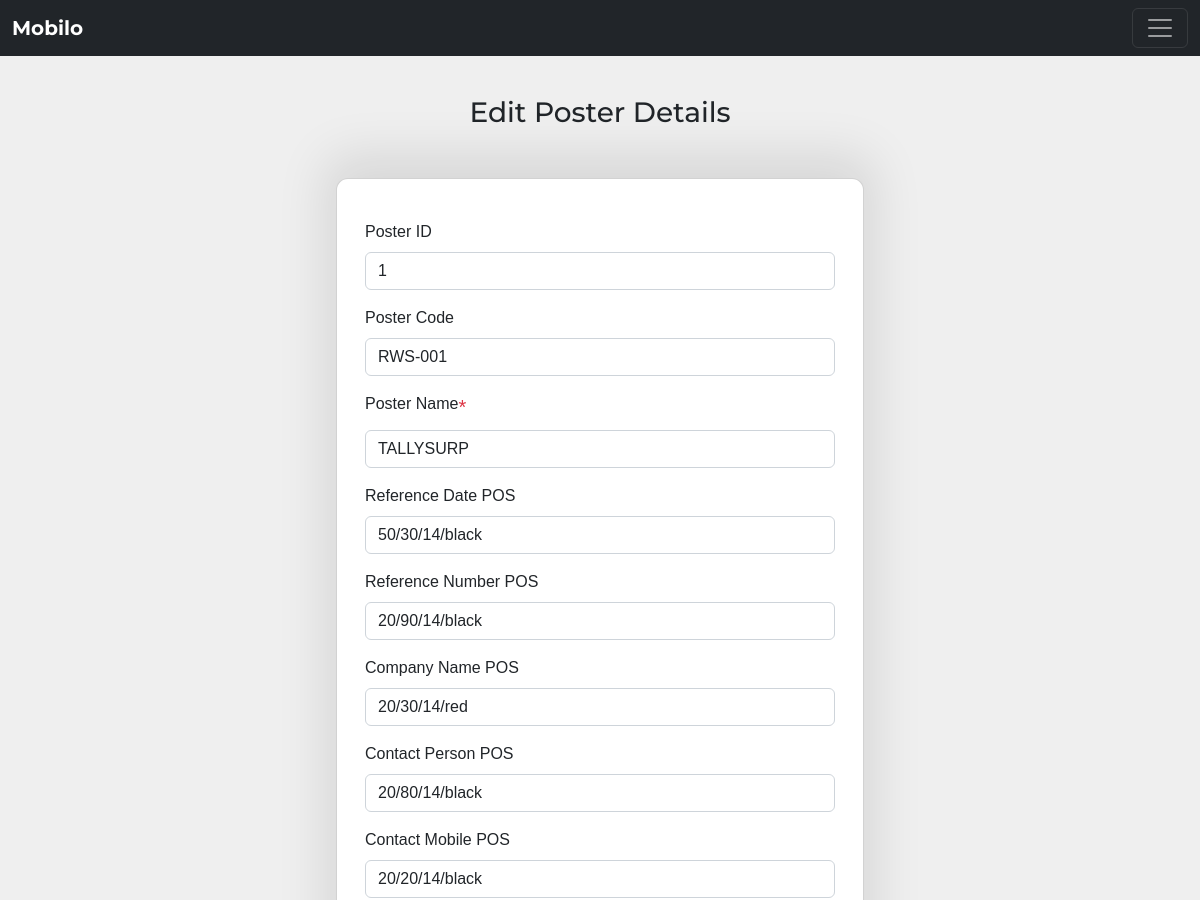
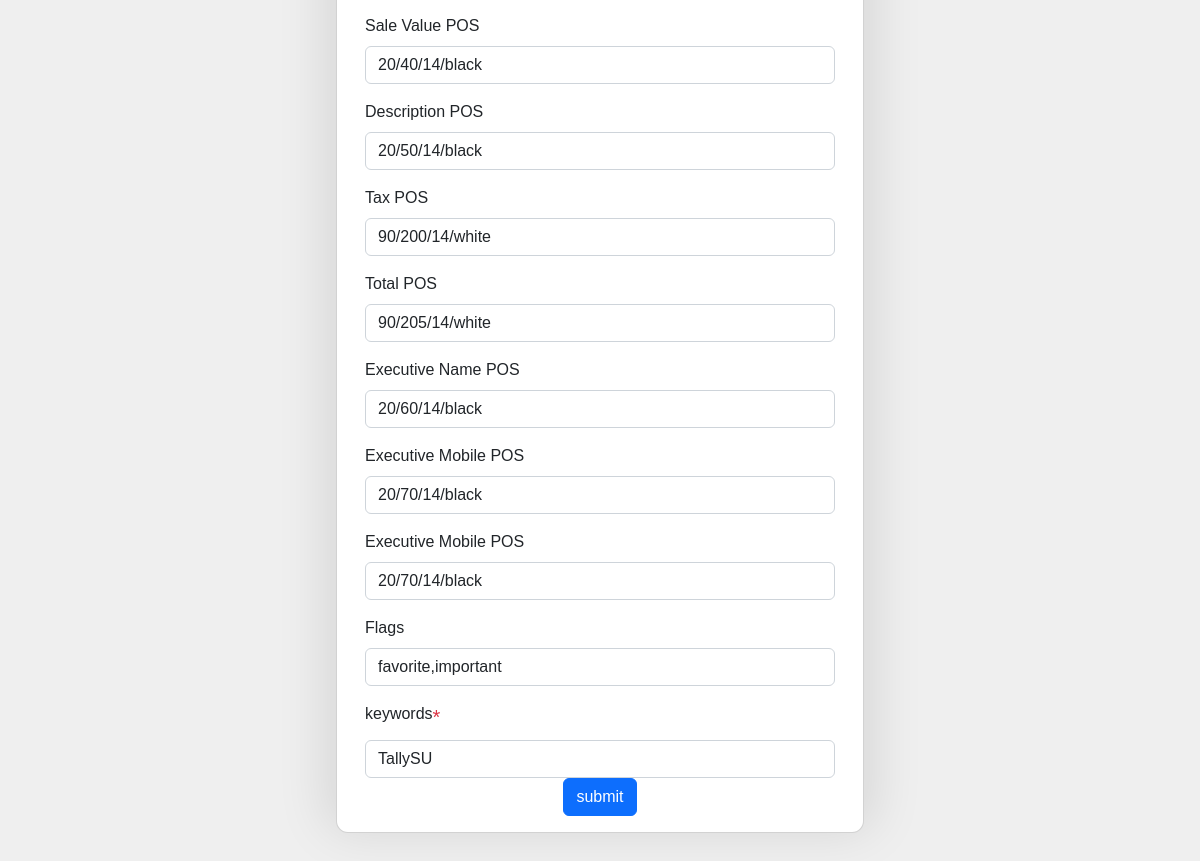
Screenshot of /modify.php?id=1 (signed in) with the database file from the repository (2 pictures, top to bottom).
### tables this page shows
CREATE TABLE `postermaster` (
  `posterID` int(20) DEFAULT NULL,
  `posterCode` varchar(100) DEFAULT NULL,
  `posterName` varchar(100) DEFAULT NULL,
  `RefDatepos` varchar(100) DEFAULT NULL,
  `RefNopos` varchar(100) DEFAULT NULL,
  `CompanyNamepos` varchar(100) DEFAULT NULL,
  `ContactPersonpos` varchar(100) DEFAULT NULL,
  `ContactMobilepos` varchar(100) DEFAULT NULL,
  `SaleValuepos` varchar(100) DEFAULT NULL,
  `Descriptionpos` varchar(100) DEFAULT NULL,
  `TaxPos` varchar(100) DEFAULT NULL,
  `TotalPos` varchar(100) DEFAULT NULL,
  `ExecutiveNamePos` varchar(100) DEFAULT NULL,
  `ExecutiveMobilePos` varchar(100) DEFAULT NULL,
  `Product` varchar(100) DEFAULT NULL,
  `SaleValueDef` varchar(100) DEFAULT NULL,
  `TaxDef` varchar(100) DEFAULT NULL,
  `TotalDef` varchar(100) DEFAULT NULL,
  `DescriptionDef` varchar(200) DEFAULT NULL,
  `OrderSeq` varchar(100) DEFAULT NULL,
  `Flags` varchar(100) DEFAULT NULL,
  `DocType` varchar(100) DEFAULT NULL,
  `keywords` varchar(100) DEFAULT NULL,
  `file_name` varchar(100) DEFAULT NULL,
  `created_at` date NOT NULL DEFAULT current_timestamp(),
  `created_by` varchar(50) DEFAULT NULL
);

### modify.php (the view, shortened to what this page needs)
<!DOCTYPE html>
<html lang="en">
<head>
    <link
  href="https://cdnjs.cloudflare.com/ajax/libs/font-awesome/6.0.0/css/all.min.css"
  rel="stylesheet"
/>
<link rel="stylesheet" href="https://cdn.jsdelivr.net/npm/bootstrap@5.2.3/dist/css/bootstrap.min.css" />
<link rel="stylesheet" href="https://cdn.jsdelivr.net/npm/select2@4.0.13/dist/css/select2.min.css" />
<link rel="stylesheet" href="https://cdn.jsdelivr.net/npm/select2-bootstrap-5-theme@1.3.0/dist/select2-bootstrap-5-theme.min.css" />
<link rel="stylesheet" href="style.css">
</head>
<body>
<nav class="navbar navbar-dark bg-dark fixed-top">
  <div class="container-fluid">
    <a class="navbar-brand" href="#">Mobilo</a>
    <button class="navbar-toggler" type="button" data-bs-toggle="offcanvas" data-bs-target="#offcanvasNavbar" aria-controls="offcanvasNavbar">
      <span class="navbar-toggler-icon"></span>
    </button>
      <?php include "nav.php"; ?>
  </div>
</nav>
<div class="container w-50 text-center my-5 p-5">
    <div class="text-center h3">Edit Poster Details</div>
<div class="row my-5 " >
  <div class="col-md-12 mb-5 card" >
<form class="form container" method="POST" action="<?php echo $_SERVER['PHP_SELF'];?>" enctype="multipart/form-data">
<label class="form-label d-flex flex-start">Poster ID</label>
<?php
$sql="SELECT posterID from postermaster ORDER BY posterID DESC LIMIT 1";
$res=mysqli_query($conn,$sql);
if($res){
    $row=mysqli_fetch_assoc($res);
}
?>
   <?php
if (isset($_GET['id'])) {
    $posterID = mysqli_real_escape_string($conn, $_GET['id']);
    $sql = "SELECT * FROM postermaster WHERE posterID = '$posterID'";
    $result = mysqli_query($conn, $sql);
    if ($result) {
        $row = mysqli_fetch_assoc($result);
    }
}
?>
<input type="text" class="form-control rounded mb-3 disabled" name="posterID" placeholder="Poster ID" id="posterid" value="<?php echo isset($row['posterID']) ? $row['posterID'] : ''; ?>">
<label class="form-label d-flex flex-start">Poster Code</label>
<input type="text" class="form-control rounded mb-3" name="posterCode" placeholder="Poster Code" value="<?php echo isset($row['posterCode']) ? $row['posterCode'] : ''; ?>">
<label class="form-label d-flex flex-start">Poster Name <span class="text-danger text-bold" style="font-size:20px;">&#42;</span></label>
<input type="text" class="form-control rounded mb-3" name="postername" placeholder="Poster Name" required value="<?php echo isset($row['posterName']) ? $row['posterName'] : ''; ?>">
<label class="form-label d-flex flex-start">Reference Date POS</label>
<input type="text" class="form-control rounded mb-3" name="RefDatepos" placeholder="Eg: 20/20/fontsize/color" value="<?php echo isset($row['RefDatepos']) ? $row['RefDatepos'] : ''; ?>">
<label class="form-label d-flex flex-start">Reference Number POS</label>
<input type="text" class="form-control rounded mb-3" name="RefNopos" placeholder="Eg: 20/20/fontsize/color" value="<?php echo isset($row['RefNopos']) ? $row['RefNopos'] : ''; ?>">
<label class="form-label d-flex flex-start">Company Name POS</label>
<input type="text" class="form-control rounded mb-3" name="CompanyNamepos" placeholder="Eg: 20/20/fontsize/color" value="<?php echo isset($row['CompanyNamepos']) ? $row['CompanyNamepos'] : ''; ?>">
<label class="form-label d-flex flex-start">Contact Person POS</label>
<input type="text" class="form-control rounded mb-3" name="ContactPersonpos" placeholder="Eg: 20/20/fontsize/color" value="<?php echo isset($row['ContactPersonpos']) ? $row['ContactPersonpos'] : ''; ?>">
<label class="form-label d-flex flex-start">Contact Mobile POS</label>
<input type="text" class="form-control rounded mb-3" name="ContactMobilepos" placeholder="Eg: 20/20/fontsize/color" value="<?php echo isset($row['ContactMobilepos']) ? $row['ContactMobilepos'] : ''; ?>">
<label class="form-label d-flex flex-start">Sale Value  POS</label>
<input type="text" class="form-control rounded mb-3" name="SaleValuepos" placeholder="Eg: 20/20/fontsize/color" value="<?php echo isset($row['SaleValuepos']) ? $row['SaleValuepos'] : ''; ?>">
<label class="form-label d-flex flex-start">Description POS</label>
<input type="text" class="form-control rounded mb-3" name="Descriptionpos" placeholder="Eg: 20/20/fontsize/color" value="<?php echo isset($row['Descriptionpos']) ? $row['Descriptionpos'] : ''; ?>">
<label class="form-label d-flex flex-start">Tax POS</label>
<input type="text" class="form-control rounded mb-3" name="TaxPos" placeholder="Eg: 20/20/fontsize/color" value="<?php echo isset($row['TaxPos']) ? $row['TaxPos'] : ''; ?>">
<label class="form-label d-flex flex-start">Total POS</label>
<input type="text" class="form-control rounded mb-3" name="TotalPos" placeholder="Eg: 20/20/fontsize/color" value="<?php echo isset($row['TotalPos']) ? $row['TotalPos'] : ''; ?>">
<label class="form-label d-flex flex-start">Executive Name POS</label>
<input type="text" class="form-control rounded mb-3" name="ExecutiveNamePos" placeholder="Eg: 20/20/fontsize/color" value="<?php echo isset($row['ExecutiveNamePos']) ? $row['ExecutiveNamePos'] : ''; ?>">
<label class="form-label d-flex flex-start">Executive Mobile POS</label>
<input type="text" class="form-control rounded mb-3" name="ExecutiveMobilePos" placeholder="Eg: 20/20/fontsize/color" value="<?php echo isset($row['ExecutiveMobilePos']) ? $row['ExecutiveMobilePos'] : ''; ?>">
<label class="form-label d-flex flex-start">Executive Mobile POS</label>
<input type="text" class="form-control rounded mb-3" name="ExecutiveMobilePos" placeholder="Eg: 20/20/fontsize/color" value="<?php echo isset($row['ExecutiveMobilePos']) ? $row['ExecutiveMobilePos'] : ''; ?>">
<label class="form-label d-flex flex-start">Flags</label>
<input type="text" class="form-control rounded mb-3" name="Flag" placeholder="Eg: important" value="<?php echo isset($row['Flags']) ? $row['Flags'] : ''; ?>">
<label class="form-label d-flex flex-start">keywords <span class="text-danger text-bold" style="font-size:20px;">&#42;</span></label>
<input type="text" class="form-control" name="keywords" id="validationTooltip03" required placeholder="Eg: Tally Gold" value="<?php echo isset($row['keywords']) ? $row['keywords'] : ''; ?>">
<input type="submit" class="btn-primary btn" name="submit" value="submit">
</form>
  </div>
</div>
</div>
</body>
</html>

### style.css (style rules this page uses)
html,body { background-color: #efefef; font-family: 'Montserrat', sans-serif !important; height: 100vh; }
.card { --border-radius: 0.75rem; --primary-color: #7257fa; --secondary-color: #3c3852; font-family: "Arial"; padding: 1rem; cursor: pointer; border-radius: var(--border-radius); background: #ffffff; box-shadow: 0px -12px 50px 11px rgba(0,0,0,0.1); position: relative; }
.card > * + * { margin-top: 1.1em; }
.h3 { font-family: 'Montserrat', sans-serif; font-weight: 500; }
a { text-decoration: none; color: #111; font-weight: 700; }

### rows the page displays
postermaster: posterID "1", posterCode "RWS-001", postername "TALLYSURP", RefDatepos "50/30/14/black", RefNopos "20/90/14/black", CompanyNamepos "20/30/14/red", ContactPersonpos "20/80/14/black", ContactMobilepos "20/20/14/black", SaleValuepos "20/40/14/black", Descriptionpos "20/50/14/black", TaxPos "90/200/14/white", TotalPos "90/205/14/white", ExecutiveNamePos "20/60/14/black", ExecutiveMobilePos "20/70/14/black", Flag "favorite,important", keywords "TallySU"
